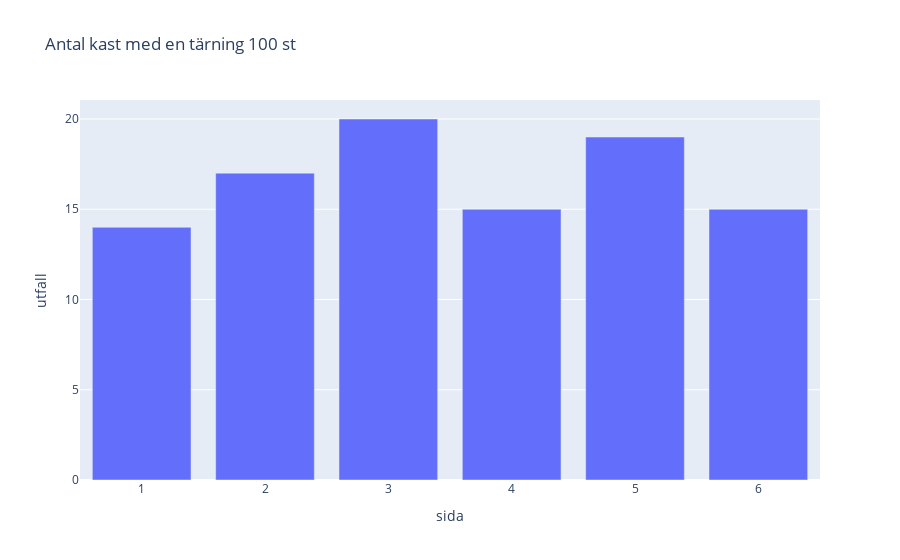

The notebook cell saved with this chart:
### Code cell
import plotly.express as px
import numpy as np
import pandas as pd
antal_kast = 100

# simulera tärningskast
tärningar = np.random.randint(1,7,antal_kast)

# räkna antalet ettor, tvåor, treor, fyror ...
utfall = np.bincount(tärningar)[1:]

# skapa en dictionary
frekvens_dict = dict(sida=np.arange(1,7), utfall = utfall)

# skapa en dataframe från dictionary
df = pd.DataFrame(frekvens_dict)

# plotly express för att rita ett stapeldiagram
fig = px.bar(df, x="sida", y="utfall", title=f"Antal kast med en tärning {antal_kast} st")
fig.show()

print(frekvens_dict, "\n")
print(f"Tärningskast: {tärningar}\n")
print(f"Utfall per sida: {utfall}\n")
print(df)

### Figure 1 — Plotly figure (JSON) as saved in the notebook; plotly's stock layout.template omitted (floating-point values rounded to 4 significant figures)
{"data": [{"alignmentgroup": "True", "hovertemplate": "sida=%{x}<br>utfall=%{y}<extra></extra>", "legendgroup": "", "marker": {"color": "#636efa"}, "name": "", "offsetgroup": "", "orientation": "v", "showlegend": false, "textposition": "auto", "type": "bar", "x": [1, 2, 3, 4, 5, 6], "xaxis": "x", "y": [14, 17, 20, 15, 19, 15], "yaxis": "y"}], "layout": {"barmode": "relative", "legend": {"tracegroupgap": 0}, "title": {"text": "Antal kast med en tärning 100 st"}, "xaxis": {"anchor": "y", "domain": [0, 1], "title": {"text": "sida"}}, "yaxis": {"anchor": "x", "domain": [0, 1], "title": {"text": "utfall"}}}}
